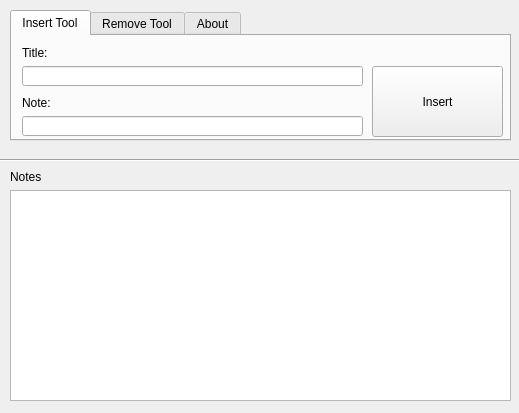
<?xml version="1.0" encoding="UTF-8"?>
<ui version="4.0">
 <class>MainWindow</class>
 <widget class="QMainWindow" name="MainWindow">
  <property name="geometry">
   <rect>
    <x>0</x>
    <y>0</y>
    <width>519</width>
    <height>413</height>
   </rect>
  </property>
  <property name="windowTitle">
   <string>SharkNote</string>
  </property>
  <property name="windowIcon">
   <iconset>
    <normaloff>ico/ico.ico</normaloff>ico/ico.ico</iconset>
  </property>
  <widget class="QWidget" name="centralWidget">
   <widget class="QListWidget" name="LstAusgabe">
    <property name="geometry">
     <rect>
      <x>10</x>
      <y>190</y>
      <width>501</width>
      <height>211</height>
     </rect>
    </property>
   </widget>
   <widget class="QLabel" name="label">
    <property name="geometry">
     <rect>
      <x>10</x>
      <y>170</y>
      <width>47</width>
      <height>13</height>
     </rect>
    </property>
    <property name="text">
     <string>Notes</string>
    </property>
   </widget>
   <widget class="Line" name="line">
    <property name="geometry">
     <rect>
      <x>-10</x>
      <y>150</y>
      <width>541</width>
      <height>20</height>
     </rect>
    </property>
    <property name="orientation">
     <enum>Qt::Horizontal</enum>
    </property>
   </widget>
   <widget class="QTabWidget" name="tabWidget">
    <property name="geometry">
     <rect>
      <x>10</x>
      <y>10</y>
      <width>501</width>
      <height>131</height>
     </rect>
    </property>
    <property name="currentIndex">
     <number>0</number>
    </property>
    <widget class="QWidget" name="tab">
     <attribute name="title">
      <string>Insert Tool</string>
     </attribute>
     <widget class="QLabel" name="label_2">
      <property name="geometry">
       <rect>
        <x>10</x>
        <y>60</y>
        <width>47</width>
        <height>13</height>
       </rect>
      </property>
      <property name="text">
       <string>Note:</string>
      </property>
     </widget>
     <widget class="QLabel" name="label_3">
      <property name="geometry">
       <rect>
        <x>10</x>
        <y>10</y>
        <width>47</width>
        <height>13</height>
       </rect>
      </property>
      <property name="text">
       <string>Title:</string>
      </property>
     </widget>
     <widget class="QLineEdit" name="lineEdit_2">
      <property name="geometry">
       <rect>
        <x>10</x>
        <y>80</y>
        <width>341</width>
        <height>20</height>
       </rect>
      </property>
     </widget>
     <widget class="QPushButton" name="cmdeinfuegen">
      <property name="geometry">
       <rect>
        <x>360</x>
        <y>30</y>
        <width>131</width>
        <height>71</height>
       </rect>
      </property>
      <property name="text">
       <string>Insert</string>
      </property>
     </widget>
     <widget class="QLineEdit" name="lineEdit">
      <property name="geometry">
       <rect>
        <x>10</x>
        <y>30</y>
        <width>341</width>
        <height>20</height>
       </rect>
      </property>
     </widget>
    </widget>
    <widget class="QWidget" name="tab_2">
     <attribute name="title">
      <string>Remove Tool</string>
     </attribute>
     <widget class="QSpinBox" name="spinBox">
      <property name="geometry">
       <rect>
        <x>160</x>
        <y>30</y>
        <width>71</width>
        <height>22</height>
       </rect>
      </property>
     </widget>
     <widget class="QLabel" name="label_4">
      <property name="geometry">
       <rect>
        <x>160</x>
        <y>10</y>
        <width>81</width>
        <height>16</height>
       </rect>
      </property>
      <property name="text">
       <string>ID to Remove:</string>
      </property>
     </widget>
     <widget class="QPushButton" name="pushButton">
      <property name="geometry">
       <rect>
        <x>160</x>
        <y>60</y>
        <width>91</width>
        <height>31</height>
       </rect>
      </property>
      <property name="text">
       <string>REMOVE</string>
      </property>
     </widget>
     <widget class="QLabel" name="label_5">
      <property name="geometry">
       <rect>
        <x>10</x>
        <y>16</y>
        <width>141</width>
        <height>41</height>
       </rect>
      </property>
      <property name="text">
       <string>Are you sure to remove id</string>
      </property>
     </widget>
     <widget class="QPushButton" name="yesbu">
      <property name="geometry">
       <rect>
        <x>14</x>
        <y>52</y>
        <width>121</width>
        <height>41</height>
       </rect>
      </property>
      <property name="text">
       <string>YES</string>
      </property>
     </widget>
     <widget class="QPushButton" name="pushButton_3">
      <property name="geometry">
       <rect>
        <x>280</x>
        <y>10</y>
        <width>201</width>
        <height>81</height>
       </rect>
      </property>
      <property name="text">
       <string>NO</string>
      </property>
     </widget>
     <zorder>label_5</zorder>
     <zorder>spinBox</zorder>
     <zorder>label_4</zorder>
     <zorder>pushButton</zorder>
     <zorder>yesbu</zorder>
     <zorder>pushButton_3</zorder>
    </widget>
    <widget class="QWidget" name="tab_3">
     <attribute name="title">
      <string>About</string>
     </attribute>
     <widget class="QTextBrowser" name="textBrowser">
      <property name="geometry">
       <rect>
        <x>10</x>
        <y>10</y>
        <width>481</width>
        <height>91</height>
       </rect>
      </property>
      <property name="html">
       <string>&lt;!DOCTYPE HTML PUBLIC &quot;-//W3C//DTD HTML 4.0//EN&quot; &quot;http://www.w3.org/TR/REC-html40/strict.dtd&quot;&gt;
&lt;html&gt;&lt;head&gt;&lt;meta name=&quot;qrichtext&quot; content=&quot;1&quot; /&gt;&lt;style type=&quot;text/css&quot;&gt;
p, li { white-space: pre-wrap; }
&lt;/style&gt;&lt;/head&gt;&lt;body style=&quot; font-family:'MS Shell Dlg 2'; font-size:8.25pt; font-weight:400; font-style:normal;&quot;&gt;
&lt;p align=&quot;center&quot; style=&quot; margin-top:0px; margin-bottom:0px; margin-left:0px; margin-right:0px; -qt-block-indent:0; text-indent:0px;&quot;&gt;&lt;img src=&quot;ico/ico.png&quot; height=&quot;30&quot; /&gt;&lt;span style=&quot; font-size:24pt; color:#176ac3;&quot;&gt; Noteshark&lt;/span&gt;&lt;/p&gt;
&lt;p align=&quot;center&quot; style=&quot; margin-top:0px; margin-bottom:0px; margin-left:0px; margin-right:0px; -qt-block-indent:0; text-indent:0px;&quot;&gt;&lt;span style=&quot; font-size:11pt; font-weight:600;&quot;&gt;Written by Sharkbyteprojects (https://tinyurl.com/sharkby)&lt;/span&gt;&lt;/p&gt;
&lt;p align=&quot;center&quot; style=&quot; margin-top:0px; margin-bottom:0px; margin-left:0px; margin-right:0px; -qt-block-indent:0; text-indent:0px;&quot;&gt;&lt;span style=&quot; font-size:10pt; font-weight:600; color:#ff0000;&quot;&gt;License:&lt;/span&gt;&lt;/p&gt;
&lt;p align=&quot;center&quot; style=&quot; margin-top:0px; margin-bottom:0px; margin-left:0px; margin-right:0px; -qt-block-indent:0; text-indent:0px;&quot;&gt;&lt;span style=&quot; font-family:'Courier New'; font-size:9pt;&quot;&gt;MIT License&lt;/span&gt;&lt;/p&gt;
&lt;p align=&quot;center&quot; style=&quot;-qt-paragraph-type:empty; margin-top:0px; margin-bottom:0px; margin-left:0px; margin-right:0px; -qt-block-indent:0; text-indent:0px; font-family:'Courier New'; font-size:8pt;&quot;&gt;&lt;br /&gt;&lt;/p&gt;
&lt;p align=&quot;center&quot; style=&quot; margin-top:0px; margin-bottom:0px; margin-left:0px; margin-right:0px; -qt-block-indent:0; text-indent:0px;&quot;&gt;&lt;span style=&quot; font-family:'Courier New'; font-size:8pt;&quot;&gt;Copyright (c) 2019 &lt;/span&gt;&lt;span style=&quot; font-family:'Courier New'; font-size:8pt; color:#ff0000;&quot;&gt;Sharkbyteprojects&lt;/span&gt;&lt;/p&gt;
&lt;p align=&quot;center&quot; style=&quot;-qt-paragraph-type:empty; margin-top:0px; margin-bottom:0px; margin-left:0px; margin-right:0px; -qt-block-indent:0; text-indent:0px; font-family:'Courier New'; font-size:8pt;&quot;&gt;&lt;br /&gt;&lt;/p&gt;
&lt;p align=&quot;center&quot; style=&quot; margin-top:0px; margin-bottom:0px; margin-left:0px; margin-right:0px; -qt-block-indent:0; text-indent:0px;&quot;&gt;&lt;span style=&quot; font-family:'Courier New'; font-size:8pt;&quot;&gt;Permission is hereby granted, free of charge, to any person obtaining a copy&lt;/span&gt;&lt;/p&gt;
&lt;p align=&quot;center&quot; style=&quot; margin-top:0px; margin-bottom:0px; margin-left:0px; margin-right:0px; -qt-block-indent:0; text-indent:0px;&quot;&gt;&lt;span style=&quot; font-family:'Courier New'; font-size:8pt;&quot;&gt;of this software and associated documentation files (the &amp;quot;Software&amp;quot;), to deal&lt;/span&gt;&lt;/p&gt;
&lt;p align=&quot;center&quot; style=&quot; margin-top:0px; margin-bottom:0px; margin-left:0px; margin-right:0px; -qt-block-indent:0; text-indent:0px;&quot;&gt;&lt;span style=&quot; font-family:'Courier New'; font-size:8pt;&quot;&gt;in the Software without restriction, including without limitation the rights&lt;/span&gt;&lt;/p&gt;
&lt;p align=&quot;center&quot; style=&quot; margin-top:0px; margin-bottom:0px; margin-left:0px; margin-right:0px; -qt-block-indent:0; text-indent:0px;&quot;&gt;&lt;span style=&quot; font-family:'Courier New'; font-size:8pt;&quot;&gt;to use, copy, modify, merge, publish, distribute, sublicense, and/or sell&lt;/span&gt;&lt;/p&gt;
&lt;p align=&quot;center&quot; style=&quot; margin-top:0px; margin-bottom:0px; margin-left:0px; margin-right:0px; -qt-block-indent:0; text-indent:0px;&quot;&gt;&lt;span style=&quot; font-family:'Courier New'; font-size:8pt;&quot;&gt;copies of the Software, and to permit persons to whom the Software is&lt;/span&gt;&lt;/p&gt;
&lt;p align=&quot;center&quot; style=&quot; margin-top:0px; margin-bottom:0px; margin-left:0px; margin-right:0px; -qt-block-indent:0; text-indent:0px;&quot;&gt;&lt;span style=&quot; font-family:'Courier New'; font-size:8pt;&quot;&gt;furnished to do so, subject to the following conditions:&lt;/span&gt;&lt;/p&gt;
&lt;p align=&quot;center&quot; style=&quot;-qt-paragraph-type:empty; margin-top:0px; margin-bottom:0px; margin-left:0px; margin-right:0px; -qt-block-indent:0; text-indent:0px; font-family:'Courier New'; font-size:8pt;&quot;&gt;&lt;br /&gt;&lt;/p&gt;
&lt;p align=&quot;center&quot; style=&quot; margin-top:0px; margin-bottom:0px; margin-left:0px; margin-right:0px; -qt-block-indent:0; text-indent:0px;&quot;&gt;&lt;span style=&quot; font-family:'Courier New'; font-size:8pt;&quot;&gt;The above copyright notice and this permission notice shall be included in all&lt;/span&gt;&lt;/p&gt;
&lt;p align=&quot;center&quot; style=&quot; margin-top:0px; margin-bottom:0px; margin-left:0px; margin-right:0px; -qt-block-indent:0; text-indent:0px;&quot;&gt;&lt;span style=&quot; font-family:'Courier New'; font-size:8pt;&quot;&gt;copies or substantial portions of the Software.&lt;/span&gt;&lt;/p&gt;
&lt;p align=&quot;center&quot; style=&quot;-qt-paragraph-type:empty; margin-top:0px; margin-bottom:0px; margin-left:0px; margin-right:0px; -qt-block-indent:0; text-indent:0px; font-family:'Courier New'; font-size:8pt;&quot;&gt;&lt;br /&gt;&lt;/p&gt;
&lt;p align=&quot;center&quot; style=&quot; margin-top:0px; margin-bottom:0px; margin-left:0px; margin-right:0px; -qt-block-indent:0; text-indent:0px;&quot;&gt;&lt;span style=&quot; font-family:'Courier New'; font-size:8pt;&quot;&gt;THE SOFTWARE IS PROVIDED &amp;quot;AS IS&amp;quot;, WITHOUT WARRANTY OF ANY KIND, EXPRESS OR&lt;/span&gt;&lt;/p&gt;
&lt;p align=&quot;center&quot; style=&quot; margin-top:0px; margin-bottom:0px; margin-left:0px; margin-right:0px; -qt-block-indent:0; text-indent:0px;&quot;&gt;&lt;span style=&quot; font-family:'Courier New'; font-size:8pt;&quot;&gt;IMPLIED, INCLUDING BUT NOT LIMITED TO THE WARRANTIES OF MERCHANTABILITY,&lt;/span&gt;&lt;/p&gt;
&lt;p align=&quot;center&quot; style=&quot; margin-top:0px; margin-bottom:0px; margin-left:0px; margin-right:0px; -qt-block-indent:0; text-indent:0px;&quot;&gt;&lt;span style=&quot; font-family:'Courier New'; font-size:8pt;&quot;&gt;FITNESS FOR A PARTICULAR PURPOSE AND NONINFRINGEMENT. IN NO EVENT SHALL THE&lt;/span&gt;&lt;/p&gt;
&lt;p align=&quot;center&quot; style=&quot; margin-top:0px; margin-bottom:0px; margin-left:0px; margin-right:0px; -qt-block-indent:0; text-indent:0px;&quot;&gt;&lt;span style=&quot; font-family:'Courier New'; font-size:8pt;&quot;&gt;AUTHORS OR COPYRIGHT HOLDERS BE LIABLE FOR ANY CLAIM, DAMAGES OR OTHER&lt;/span&gt;&lt;/p&gt;
&lt;p align=&quot;center&quot; style=&quot; margin-top:0px; margin-bottom:0px; margin-left:0px; margin-right:0px; -qt-block-indent:0; text-indent:0px;&quot;&gt;&lt;span style=&quot; font-family:'Courier New'; font-size:8pt;&quot;&gt;LIABILITY, WHETHER IN AN ACTION OF CONTRACT, TORT OR OTHERWISE, ARISING FROM,&lt;/span&gt;&lt;/p&gt;
&lt;p align=&quot;center&quot; style=&quot; margin-top:0px; margin-bottom:0px; margin-left:0px; margin-right:0px; -qt-block-indent:0; text-indent:0px;&quot;&gt;&lt;span style=&quot; font-family:'Courier New'; font-size:8pt;&quot;&gt;OUT OF OR IN CONNECTION WITH THE SOFTWARE OR THE USE OR OTHER DEALINGS IN THE&lt;/span&gt;&lt;/p&gt;
&lt;p align=&quot;center&quot; style=&quot; margin-top:0px; margin-bottom:12px; margin-left:0px; margin-right:0px; -qt-block-indent:0; text-indent:0px;&quot;&gt;&lt;span style=&quot; font-family:'Courier New'; font-size:8pt;&quot;&gt;SOFTWARE.&lt;/span&gt;&lt;/p&gt;&lt;/body&gt;&lt;/html&gt;</string>
      </property>
     </widget>
    </widget>
   </widget>
  </widget>
 </widget>
 <layoutdefault spacing="6" margin="11"/>
 <resources/>
 <connections/>
</ui>
